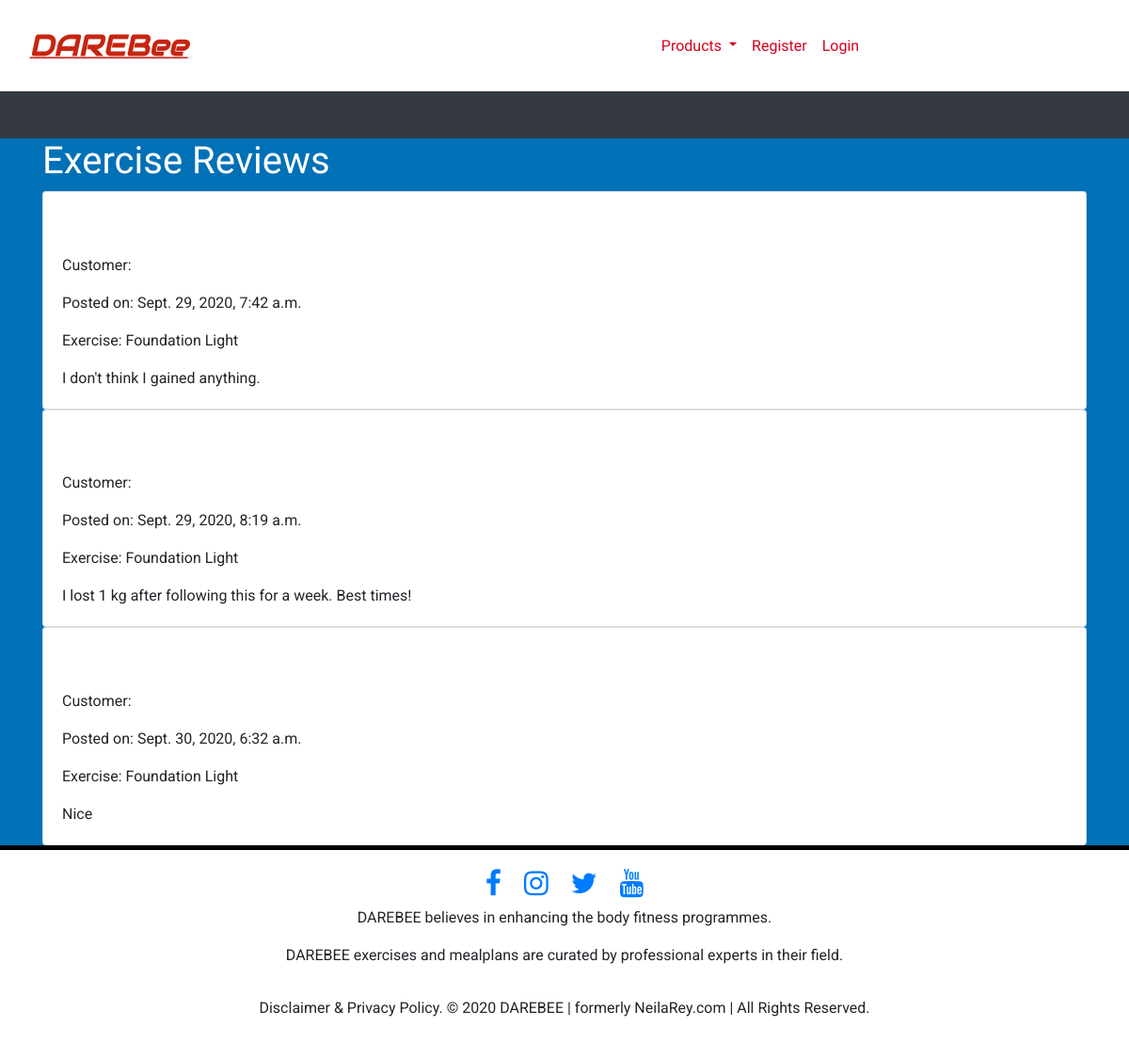
Page /reviews/exercise/ on the committed database.
### reviews/models.py (models this page shows)
class ExerciseReview(models.Model):
    title = models.CharField(blank=False, max_length=255)
    content = models.TextField(blank=False, max_length=255)
    datetime = models.DateTimeField(auto_now=True)
    exercise = models.ForeignKey(Exercise, on_delete=models.CASCADE)
    customer = models.ForeignKey(User, on_delete=models.CASCADE)
    def __str__(self):
        return self.title

### products/models.py (models this page shows, shortened)
class Exercise(models.Model):
    title = models.CharField(blank=False, max_length=255)
    description = models.CharField(blank=False, max_length=255)
    price = models.PositiveIntegerField(blank=False)
    exercise_type = models.ForeignKey(ExerciseType, on_delete=models.CASCADE)
    cover = CloudinaryField()

### reviews/views.py (the view)
# urls.py: path("exercise/", reviews.views.show_exercise_reviews,
def show_exercise_reviews(request):
    all_exercise_reviews = ExerciseReview.objects.all()
    print(all_exercise_reviews)
    return render(request, "reviews/show_exercise_reviews.template.html", {
        "all_exercise_reviews": all_exercise_reviews
    })

### cart/contexts.py (called while the page is built)
def cart_contents(request):
    cart = request.session.get("shopping_cart", {})
    mealplan_cart = request.session.get("mealplan_shopping_cart", {})
    return {
        "cart": cart,
        "mealplan_cart": mealplan_cart,
        "number_of_items": int(len(cart) + len(mealplan_cart))
    }

### reviews/templates/reviews/show_exercise_reviews.template.html (shortened to what this page needs)
{% extends 'base.template.html' %}
{% load crispy_forms_tags %}
{% block content %}
<h1>Exercise Reviews</h1>
{% for r in all_exercise_reviews %}
<div class="card">
    <div class="card-body">
        <div class="card-title">
            <h3>{{r.title}}</h3>
        </div>
        <div>
            <p>Customer: {{r.customer.first_name}} {{r.customer.last_name}}</p>
            <p>Posted on: {{r.datetime}}</p>
            <p>Exercise: {{r.exercise.title}}</p>
        </div>
        <div>
            {{r.content}}
        </div>
    </div>
</div>
{% endfor %}
{% endblock %}

### static/style.css (style rules this page uses)
body { background-color: #0070b7; padding: 0; margin: 0; border: 0; }
h1, h2, h3 { font-family: 'Roboto Condensed', sans-serif; color: white; }
.card { font-family: 'Roboto', sans-serif; }

### rows in the picture
ExerciseReview: datetime "Sept. 29, 2020, 7:42 a.m.", exercise "Foundation Light", content "I don't think I gained anything."
ExerciseReview: datetime "Sept. 29, 2020, 8:19 a.m.", exercise "Foundation Light", content "I lost 1 kg after following this for a week. Best times!"
ExerciseReview: datetime "Sept. 30, 2020, 6:32 a.m.", exercise "Foundation Light", content "Nice"
